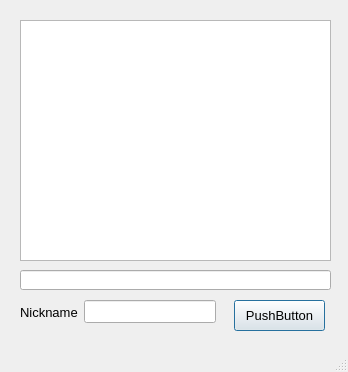
<?xml version="1.0" encoding="UTF-8"?>
<ui version="4.0">
 <class>MainWindow</class>
 <widget class="QMainWindow" name="MainWindow">
  <property name="geometry">
   <rect>
    <x>0</x>
    <y>0</y>
    <width>348</width>
    <height>372</height>
   </rect>
  </property>
  <property name="font">
   <font>
    <pointsize>10</pointsize>
   </font>
  </property>
  <property name="focusPolicy">
   <enum>Qt::NoFocus</enum>
  </property>
  <property name="windowTitle">
   <string>Client</string>
  </property>
  <widget class="QWidget" name="centralwidget">
   <widget class="QTextEdit" name="textEdit">
    <property name="geometry">
     <rect>
      <x>20</x>
      <y>20</y>
      <width>311</width>
      <height>241</height>
     </rect>
    </property>
    <property name="font">
     <font>
      <pointsize>14</pointsize>
     </font>
    </property>
   </widget>
   <widget class="QLineEdit" name="lineEdit">
    <property name="geometry">
     <rect>
      <x>20</x>
      <y>270</y>
      <width>311</width>
      <height>20</height>
     </rect>
    </property>
    <property name="font">
     <font>
      <pointsize>14</pointsize>
     </font>
    </property>
   </widget>
   <widget class="QPushButton" name="pushButton">
    <property name="geometry">
     <rect>
      <x>234</x>
      <y>300</y>
      <width>91</width>
      <height>31</height>
     </rect>
    </property>
    <property name="text">
     <string>PushButton</string>
    </property>
    <property name="autoDefault">
     <bool>false</bool>
    </property>
    <property name="default">
     <bool>true</bool>
    </property>
   </widget>
   <widget class="QWidget" name="">
    <property name="geometry">
     <rect>
      <x>20</x>
      <y>300</y>
      <width>196</width>
      <height>24</height>
     </rect>
    </property>
    <layout class="QHBoxLayout" name="horizontalLayout">
     <item>
      <widget class="QLabel" name="label">
       <property name="text">
        <string>Nickname</string>
       </property>
      </widget>
     </item>
     <item>
      <widget class="QLineEdit" name="lineEdit_2"/>
     </item>
    </layout>
   </widget>
  </widget>
  <widget class="QStatusBar" name="statusbar"/>
 </widget>
 <resources/>
 <connections/>
</ui>
